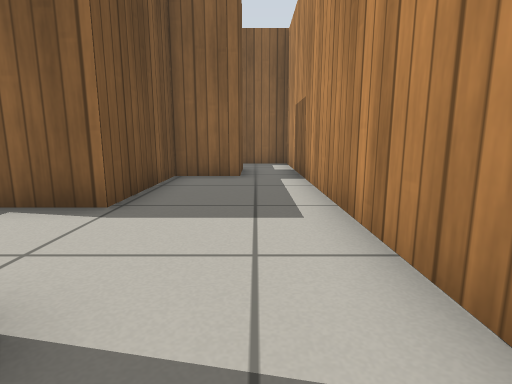
[1] (above)

13 first-person views from a walk through a world built for the Gazebo simulator. The camera is 0.5 m above the floor, tilts 10° down and sees 80° across. The floor is counted in squares, 0.5 m on a side. Each view is taken from the middle of a square. On the plan, view 1 faces up. The plan holds only what a view shows up to about 12 squares ahead; the rest is blank. Simple patterns stand in for the simulator's built-in surfaces.

[2]
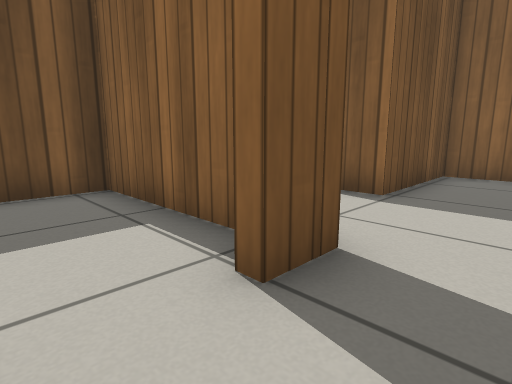

[3]
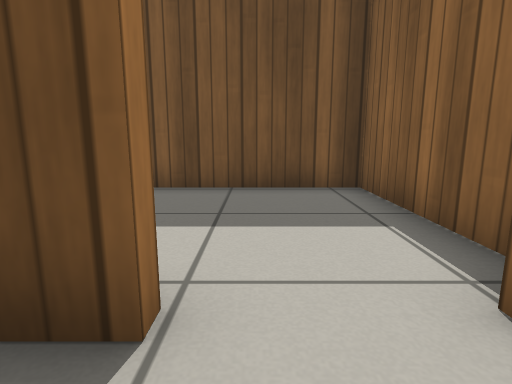

[4]
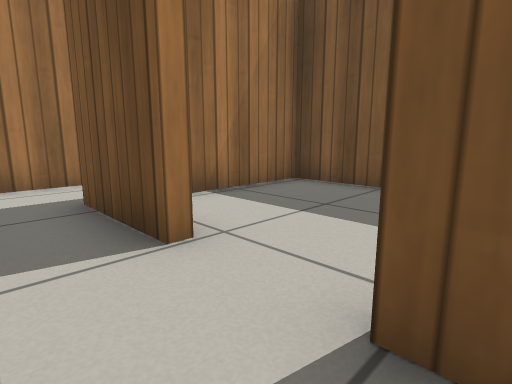

[5]
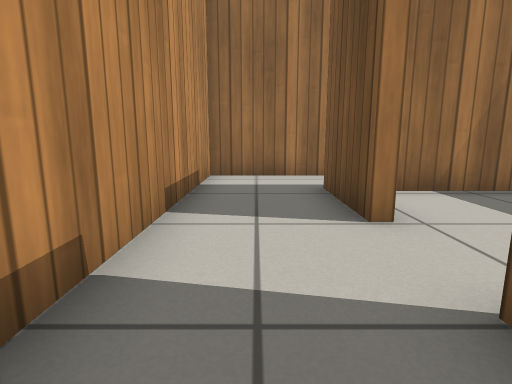

[6]
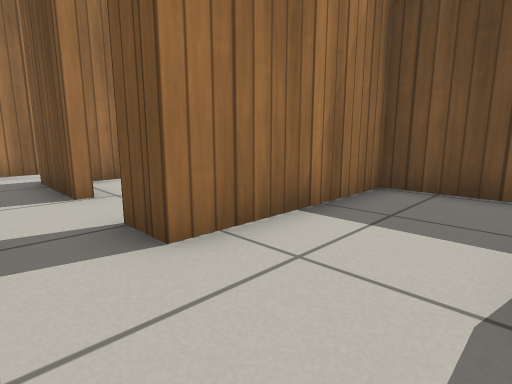

[7]
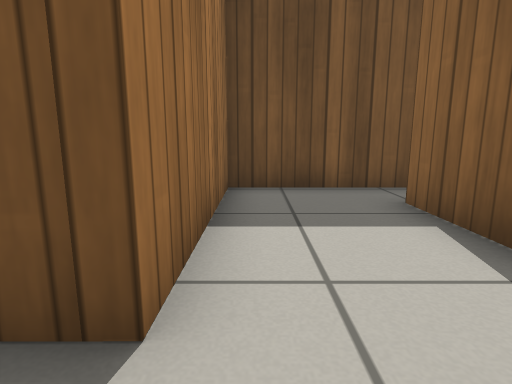

[8]
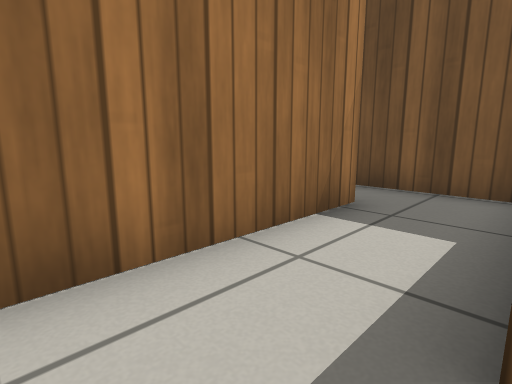

[9]
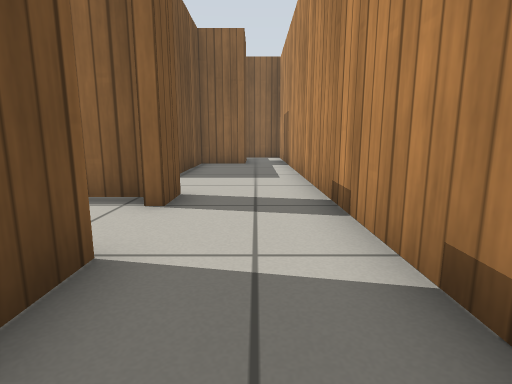

[10]
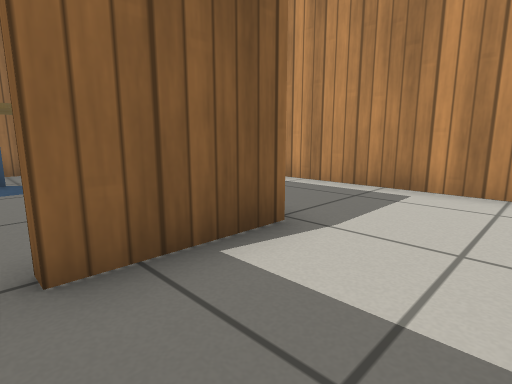

[11]
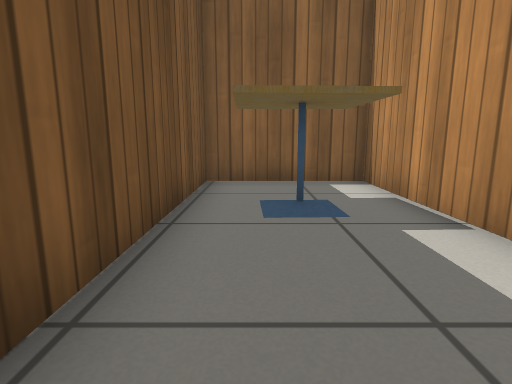

[12]
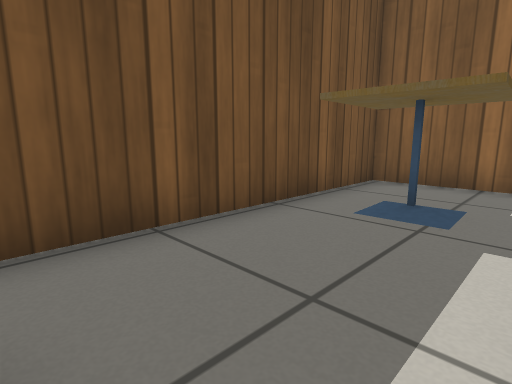

[13]
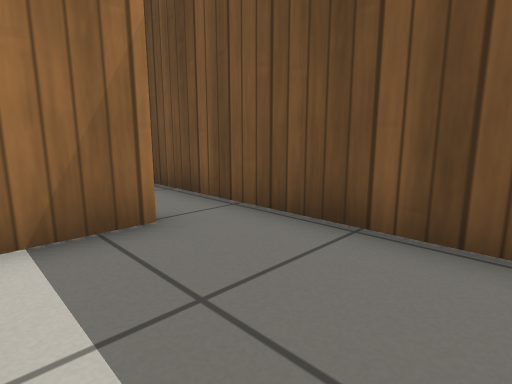

### Floor plan
Ten units are one square. View 1 is at (0, 0); x grows to the right and y downward. Boxes are objects, and circles mark ways between rooms. Rooms are numbered by the first view taken in them; rooms with no view inside come last. Other rooms are left out.
<svg viewBox="-67 -127 84 194">
<path fill="none" stroke="#000" d="M-18 16 -14 16M-19 -11 -62 -11 -62 38 -23 38M-14 -14 -14 -4 -18 -4M12 15 12 -15M12 -15 12 -122M-62 -46 -62 -14 -14 -14M-4 -81 -22 -81 -22 -43 -47 -43M-45 62 12 62 12 15M-14 16 -14 41M-62 44 -62 54M-25 -79 -25 -122 -62 -122 -62 -46M-47 -43 -47 -46 -31 -46"/>
<rect x="-55" y="-105" width="20" height="20" fill="#bbb"><title>cafe table</title></rect>
<circle cx="-5" cy="-10" r="3" fill="#2a7"/>
<circle cx="0" cy="20" r="3" fill="#2a7"/>
<circle cx="-50" cy="-40" r="3" fill="#2a7"/>
<text x="-30" y="10">1</text>
<text x="-20" y="-30">2</text>
<text x="-20" y="50">3</text>
<text x="-40" y="-80">4</text>
</svg>
Room 1 opens to room 2. Room 1 opens to room 3. Room 2 opens to room 4.

Where each view was taken, in squares from view 1:
view 1: 0 up, 0 right, facing up
view 2: 1 down, 0 right, facing up-left
view 3: 1 down, 0 right, facing left
view 4: 1 up, 0 right, facing down-left
view 5: 2 up, 0 right, facing down
view 6: 4 up, 0 right, facing down-left
view 7: 2 up, 0 right, facing left
view 8: 4 down, 0 right, facing down-left
view 9: 4 down, 0 right, facing up
view 10: 2 up, 5 left, facing up-right
view 11: 5 up, 5 left, facing up
view 12: 5 up, 3 left, facing up-left
view 13: 8 up, 3 left, facing down-left
